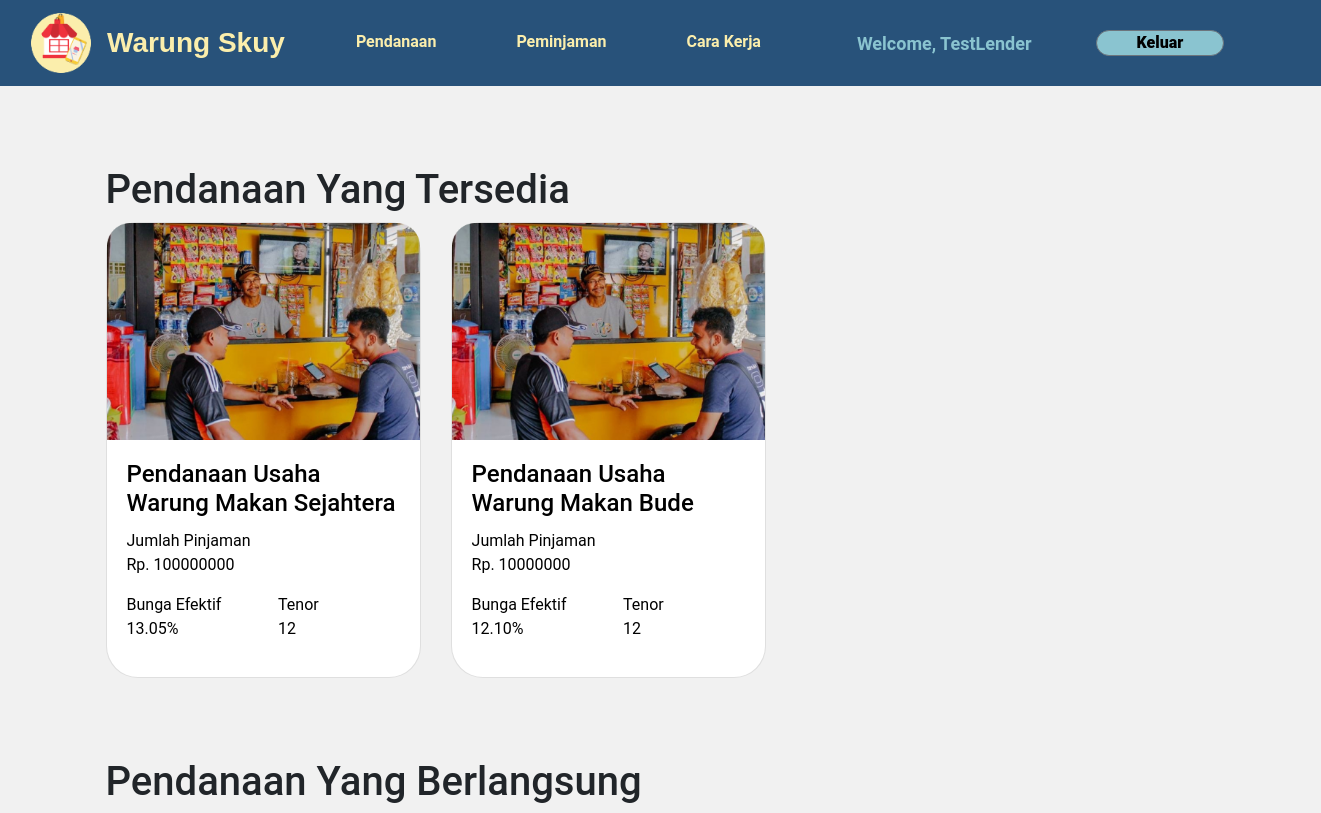
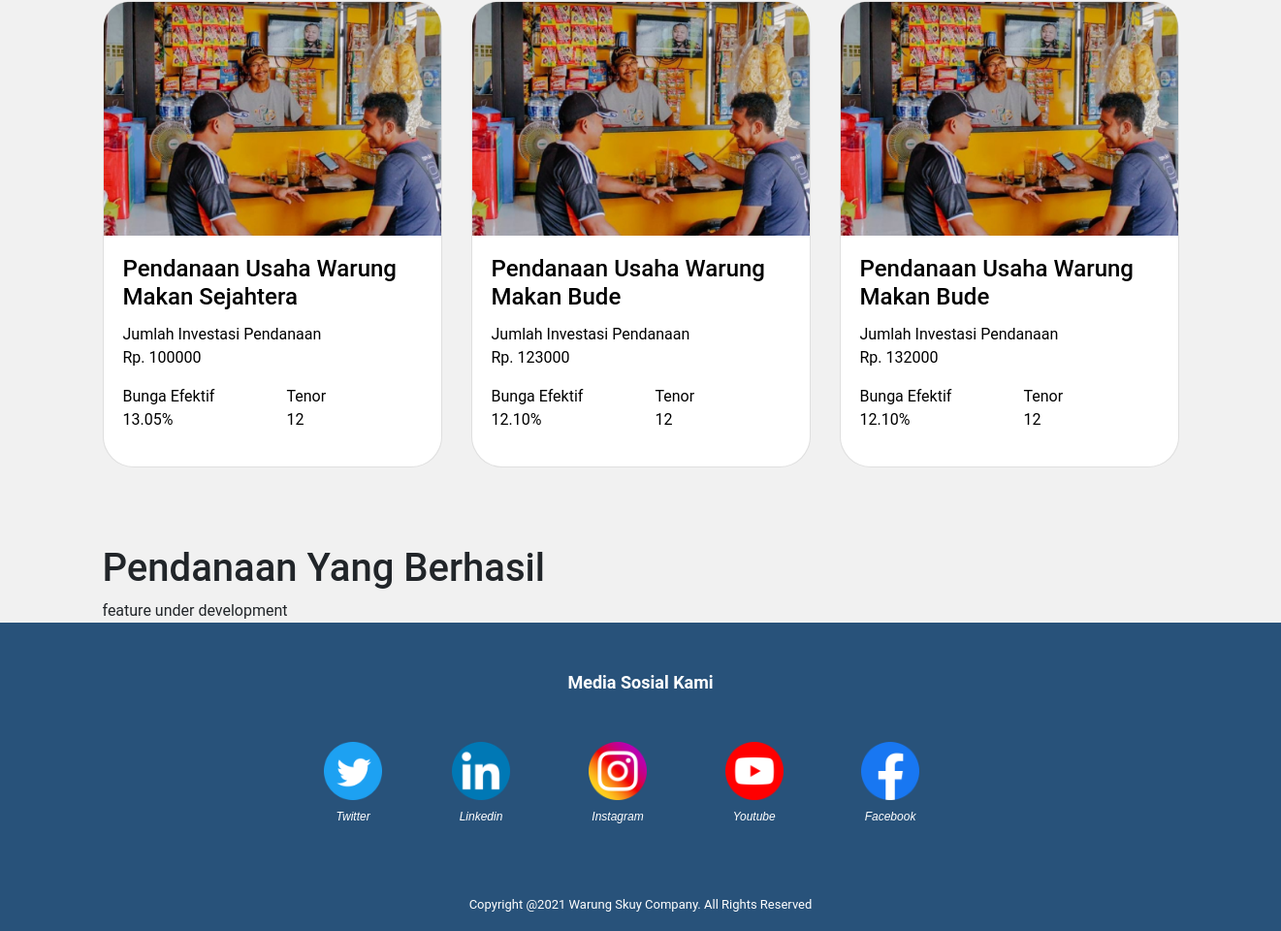
Screenshot of /pendanaan (signed in) with the database file from the repository (2 pictures, top to bottom).
### warungskuy/models.py (models this page shows, shortened)
class User(db.Model):
    __abstract__ = True
    username = db.Column(db.String(length=30), nullable=False, unique=True)
    email = db.Column(db.String(length=60), nullable=False, unique=True)
    password_hash = db.Column(db.String(length=60), nullable=False)
    phone_number = db.Column(db.String(length=15), nullable=False)
    fullname = db.Column(db.String(length=100), nullable=False)
    birth_place = db.Column(db.String(length=50), nullable=False)
    birth_date = db.Column(db.Date(), nullable=False)
    gender = db.Column(db.String(length=1), nullable=False)
    created_at = db.Column(db.DateTime(timezone=True), server_default=func.now())
    @property
    def password(self):
        return self.password

class Lender(User, UserMixin):
    id = db.Column(db.String(length=32), primary_key=True,
                   default=str(uuid.uuid4()))
    nik = db.Column(db.String(length=16), unique=True)
    address = db.Column(db.String(length=255))
    bank = db.Column(db.String(length=5))
    account_number = db.Column(db.String(length=50))
    account_name = db.Column(db.String(length=100))
    lendingTr = db.relationship('LendingTransaction', backref='lender', lazy=True)

class Loan(db.Model):
    id = db.Column(db.String(length=32), primary_key=True, default=str(uuid.uuid4()))
    title = db.Column(db.String(length=75))
    tenor = db.Column(db.Integer)
    start_loan = db.Column(db.Date)
    end_loan = db.Column(db.Date)
    nominal = db.Column(db.Integer)
    interest = db.Column(db.Numeric(10, 2))
    loan_reason = db.Column(db.String(length=500))
    business_desc = db.Column(db.String(length=500))
    location = db.Column(db.String(length=100))
    start_year = db.Column(db.Integer)
    business_address = db.Column(db.String(length=150))
    gross_income = db.Column(db.Integer)
    net_income = db.Column(db.Integer)
    modal = db.Column(db.Integer)
    created_at = db.Column(db.DateTime(timezone=True), server_default=func.now())
    borrower = db.Column(db.String(length=32), db.ForeignKey('borrower.id'))
    lendingTr = db.relationship('LendingTransaction', backref='lended_loan', lazy=True)

class LendingTransaction(db.Model):
    trans_id = db.Column(db.String(length=32), primary_key=True, default=str(uuid.uuid4()))
    lender_id = db.Column(db.String(length=32), db.ForeignKey('lender.id'), nullable=False)
    loan_id = db.Column(db.String(length=32), db.ForeignKey('loan.id'), nullable=False)
    lending_amount = db.Column(db.Integer(), nullable=False)

### warungskuy/routes.py (the view)
@app.route('/pendanaan')
def pendanaan_page():
    if current_user.is_authenticated:
        items_pendanaan = Loan.query.all()
        items_ongoing = Loan.query.join(LendingTransaction).add_columns(Loan.id, Loan.title, LendingTransaction.lending_amount, Loan.interest, Loan.tenor)\
            .filter(Loan.id == LendingTransaction.loan_id)\
            .filter(LendingTransaction.lender_id == current_user.id)
        count_items_pendanaan = Loan.query.count()
        count_items_ongoing = Loan.query\
            .join(LendingTransaction, Loan.id == LendingTransaction.loan_id)\
            .filter(LendingTransaction.lender_id == current_user.id)\
            .count()
        return render_template('pendanaan/main.html', itemsPendanaan=items_pendanaan, itemsOngoing=items_ongoing,
                               countItemsPendanaan=count_items_pendanaan, countItemsOngoing=count_items_ongoing)
    else:
        return render_template('pendanaan/main.html')

### warungskuy/models.py (called while the page is built)
@login_manager.user_loader
def load_user(user_id):
    lender = Lender.query.get(user_id)
    borrower = Borrower.query.get(user_id)
    if(lender):
        return lender
    else:
        return borrower

### warungskuy/templates/pendanaan/main.html (shortened to what this page needs)
{% extends 'base.html' %} {% block css %}
<link rel="stylesheet" href="{{base_path_css}}/css/common/banner.css" />
<link rel="stylesheet" href="{{base_path_css}}/css/main.css" />
{% endblock %} {% block title %} Page Pendanaan {% endblock %} {% block content
%} {% if current_user.is_authenticated %}
<section class="pendanaan container">
  <h1>Pendanaan Yang Tersedia</h1>
  <div class="row">
    {% if countItemsPendanaan > 0 %}
    <div class="d-flex align-items-center flex-wrap">
      {% for item in itemsPendanaan %}
      <div class="col-4">
        <div class="card">
          <a href="{{ url_for('pendanaan_detail_page', loan_id= item.id) }}">
            <img
              class="card-img-top"
              src="{{base_path_css}}/assets/images/pages/pendanaan/Card-img.png"
              alt="Card image cap"
            />
            <div class="card-body">
              <h5 class="card-title">{{ item.title }}</h5>
              <div class="card-text">
                <div>
                  <p class="card-text-sub">Jumlah Pinjaman</p>
                  <p>Rp. {{ item.nominal }}</p>
                </div>
                <div class="row">
                  <div class="col">
                    <p class="card-text-sub">Bunga Efektif</p>
                    <p>{{item.interest}}%</p>
                  </div>
                  <div class="col">
                    <p class="card-text-sub">Tenor</p>
                    <p>{{item.tenor}}</p>
                  </div>
                </div>
              </div>
            </div>
          </a>
        </div>
      </div>
      {% endfor %}
    </div>
  </div>
  {% else %}
  <p class="pendanaan-none text-center">
    Anda tidak memiliki pendanaan yang sedang tersedia
  </p>
  {% endif %}
</section>
<section class="pendanaan container">
  <h1>Pendanaan Yang Berlangsung</h1>
  <div class="row d-flex align-items-center flex-wrap">
    {% if countItemsOngoing > 0 %}
    {% for item in itemsOngoing %}
    <div class="col-4">
      <div class="card">
        <a href="{{ url_for('pendanaan_detail_page', loan_id= item.id) }}">
          <img
            class="card-img-top"
            src="{{base_path_css}}/assets/images/pages/pendanaan/Card-img.png"
            alt="Card image cap"
          />
          <div class="card-body">
            <h5 class="card-title">{{ item.title }}</h5>
            <div class="card-text">
              <div>
                <p class="card-text-sub">Jumlah Investasi Pendanaan</p>
                <p>Rp. {{ item.lending_amount }}</p>
              </div>
              <div class="row">
                <div class="col">
                  <p class="card-text-sub">Bunga Efektif</p>
                  <p>{{item.interest}}%</p>
                </div>
                <div class="col">
                  <p class="card-text-sub">Tenor</p>
                  <p>{{item.tenor}}</p>
                </div>
              </div>
            </div>
          </div>
        </a>
      </div>
    </div>
    {% endfor %} {% else %}
    <p class="pendanaan-none text-center">
      Anda tidak memiliki pendanaan yang sedang berlangsung
    </p>
    {% endif %}
  </div>
</section>
<section class="pendanaan container">
  <h1>Pendanaan Yang Berhasil</h1>
  feature under development
</section>
{% endif %} {% endblock %}

### warungskuy/templates/base.html (shortened to what this page needs)
<!DOCTYPE html>
<html lang="en">
  <head>
    <link
      rel="stylesheet"
      href="https://cdn.jsdelivr.net/npm/bootstrap@4.5.3/dist/css/bootstrap.min.css"
    />
    {% set base_path_css = "../../static" %}
    <link rel="stylesheet" href="{{ base_path_css }}/css/common/header.css" />
    <link rel="stylesheet" href="{{ base_path_css }}/css/common/footer.css" />
    {% block css %} {% endblock %}
  </head>
  <body>
    <nav class="navbar navbar-expand-lg navbar-dark bg-dark">
      <div class="container-fluid">
        <a class="navbar-brand" href="{{ url_for('home_page') }}">
          <img
            src="{{ base_path_css }}/assets/images/common/logo.png"
            alt=""
            class="d-inline-block align-text-top"
          />
          Warung Skuy
        </a>
        <div class="col-auto">
          <div class="collapse navbar-collapse" id="navbarSupportedContent">
            <ul class="navbar-nav me-auto mb-2 mb-lg-0">
              {% if current_user.is_authenticated %}
              <li class="nav-item">
                <a class="nav-link" href="{{ url_for('pendanaan_page') }}">
                  Pendanaan
                </a>
              </li>
              <li class="nav-item">
                <a class="nav-link" href="{{ url_for('pinjaman_main_page') }}">
                  Peminjaman
                </a>
              </li>
              <li class="nav-item">
                <a class="nav-link" href="{{ url_for('cara_kerja_page') }}">
                  Cara Kerja
                </a>
              </li>
              <li class="nav-item">
                <a class="nav-link nav-account" href="#">
                  Welcome, {{ current_user.username }}
                </a>
              </li>
              <li class="nav-item">
                <a class="nav-link" href="{{ url_for('logout_page') }}">
                  <button type="button" class="btn btn-secondary">
                    Keluar
                  </button>
                </a>
              </li>
              {% endif %}
            </ul>
          </div>
        </div>
      </div>
    </nav>
    {% block content %} {% endblock %}
    <footer class="bg-dark text-white text-center">
      <div class="sosmed">
        <div class="col-sm-12 sosmed-text">Media Sosial Kami</div>
        <div class="row w-100">
          <div class="col-xs-12 col-sm-12 col-md-12 mt-5 mb-5">
            <ul class="list-unstyled list-inline social text-center">
              <li class="list-inline-item">
                <a href="https://www.twitter.com">
                  <i class="fa fa-twitter">
                    <img
                      src="{{ base_path_css }}/assets/images/common/round_twitter.png"
                      alt=""
                    />
                    <div class="fa-text">Twitter</div>
                  </i>
                </a>
              </li>
              <li class="list-inline-item">
                <a href="https://www.linkedin.com">
                  <i class="fa fa-linkedin">
                    <img
                      src="{{ base_path_css }}/assets/images/common/round_linkedIn.png"
                      alt=""
                    />
                    <div class="fa-text">Linkedin</div>
                  </i>
                </a>
              </li>
              <li class="list-inline-item">
                <a href="https://www.instagram.com">
                  <i class="fa fa-instagram">
                    <img
                      src="{{ base_path_css }}/assets/images/common/round_instagram.png"
                      alt=""
                    />
                    <div class="fa-text">Instagram</div>
                  </i>
                </a>
              </li>
              <li class="list-inline-item">
                <a href="https://www.youtube.com">
                  <i class="fa fa-youtube">
                    <img
                      src="{{ base_path_css }}/assets/images/common/round_youtube.png"
                      alt=""
                    />
                    <div class="fa-text">Youtube</div>
                  </i>
                </a>
              </li>
              <li class="list-inline-item">
                <a href="https://www.facebook.com">
                  <i class="fa fa-facebook">
                    <img
                      src="{{ base_path_css }}/assets/images/common/round_facebook.png"
                      alt=""
                    />
                    <div class="fa-text">Facebook</div>
                  </i>
                </a>
              </li>
            </ul>
          </div>
        </div>
        <p class="text-center copyright">
          Copyright @2021 Warung Skuy Company. All Rights Reserved
        </p>
      </div>
    </footer>
  </body>
</html>

### warungskuy/static/css/common/header.css (style rules this page uses)
html, body { margin: 0; padding: 0; font-family: Roboto; }
.bg-dark { background-color: #28527A !important; }
.navbar-brand { font-weight: bold; font-family: Arial, Helvetica, sans-serif; font-size: 28px; color: #FBEEAC !important; display: flex; align-items: center; }
.navbar-brand img { width: 60px; height: 60px; margin-right: 1rem; }
.nav-link { font-weight: bold; font-size: 16px; color: #FBEEAC !important; }
.nav-account { font-weight: bold; font-size: 18px; color: #8AC4D0 !important; margin-left: 1rem; margin-right: -3rem; }
.nav-item { margin: 0rem 2rem; }
.btn-secondary { padding: 0rem 2.5rem; margin: 0rem 2rem; color: black; background-color: #8AC4D0; font-weight: bolder; border-radius: 1rem; }

### warungskuy/static/css/common/footer.css (style rules this page uses)
html, body { margin: 0; padding: 0; font-family: Roboto; background-color: #f1f1f1; }
.sosmed { padding-top: 3rem; padding-bottom: 0.1rem; }
.sosmed-text { font-weight: bold; font-size: large; }
.fa img { width: 60px; }
.fa-text { font-family: Arial, Helvetica, sans-serif; font-size: 12px; color: white; padding: 0.5rem 2.5rem; }
.copyright { font-size: small; }

### warungskuy/static/css/common/banner.css (style rules this page uses)
html, body { margin: 0; padding: 0; font-family: Roboto; background-color: #f1f1f1; }

### warungskuy/static/css/main.css (style rules this page uses)
.pendanaan h1 { margin-top: 5rem; }
.pendanaan .card { font-family: Roboto; border-radius: 32px; padding: 0; }
.pendanaan .card a { text-decoration: none; color: black; }
.pendanaan .card .card-title { font-size: 1.5rem; }
.pendanaan .card-text-sub { margin: 0; }

### rows the page displays
Lender: username "TestLender"
Loan: title "Pendanaan Usaha Warung Makan Sejahtera", nominal "100000000", interest "13.05", tenor "12"
Loan: title "Pendanaan Usaha Warung Makan Bude", nominal "10000000", interest "12.10", tenor "12"
LendingTransaction: title "Pendanaan Usaha Warung Makan Sejahtera", lending_amount "100000", interest "13.05", tenor "12"
LendingTransaction: title "Pendanaan Usaha Warung Makan Bude", lending_amount "123000", interest "12.10", tenor "12"
LendingTransaction: title "Pendanaan Usaha Warung Makan Bude", lending_amount "132000", interest "12.10", tenor "12"
